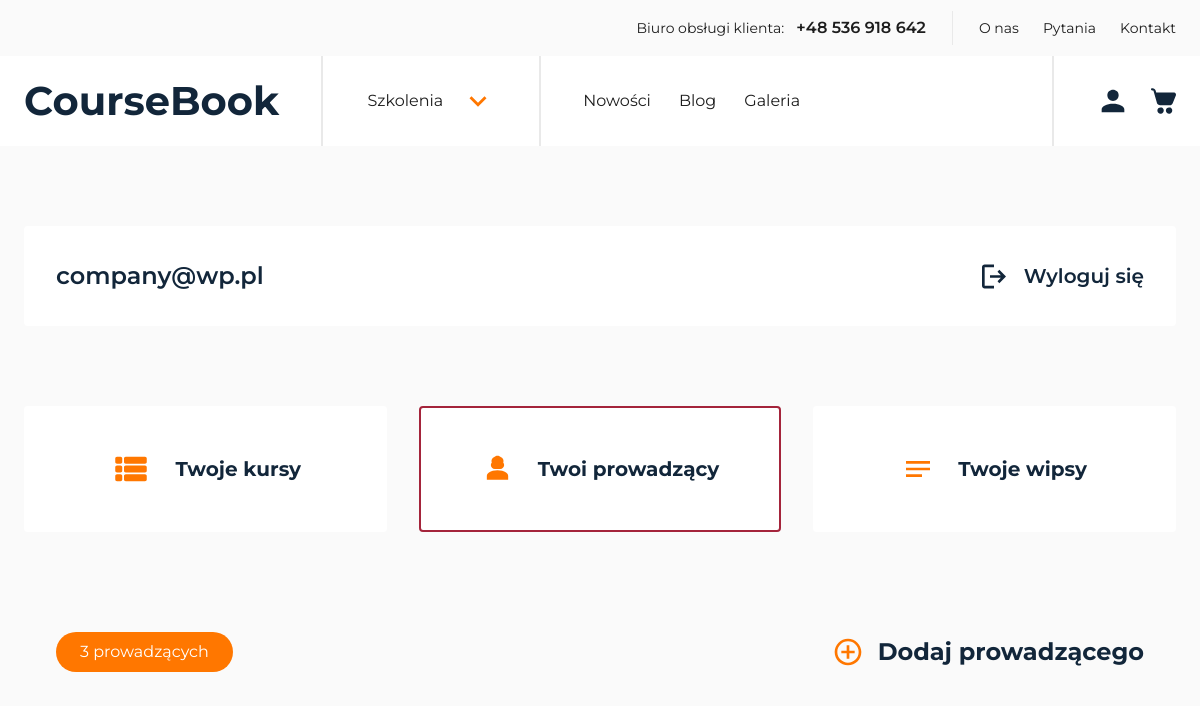
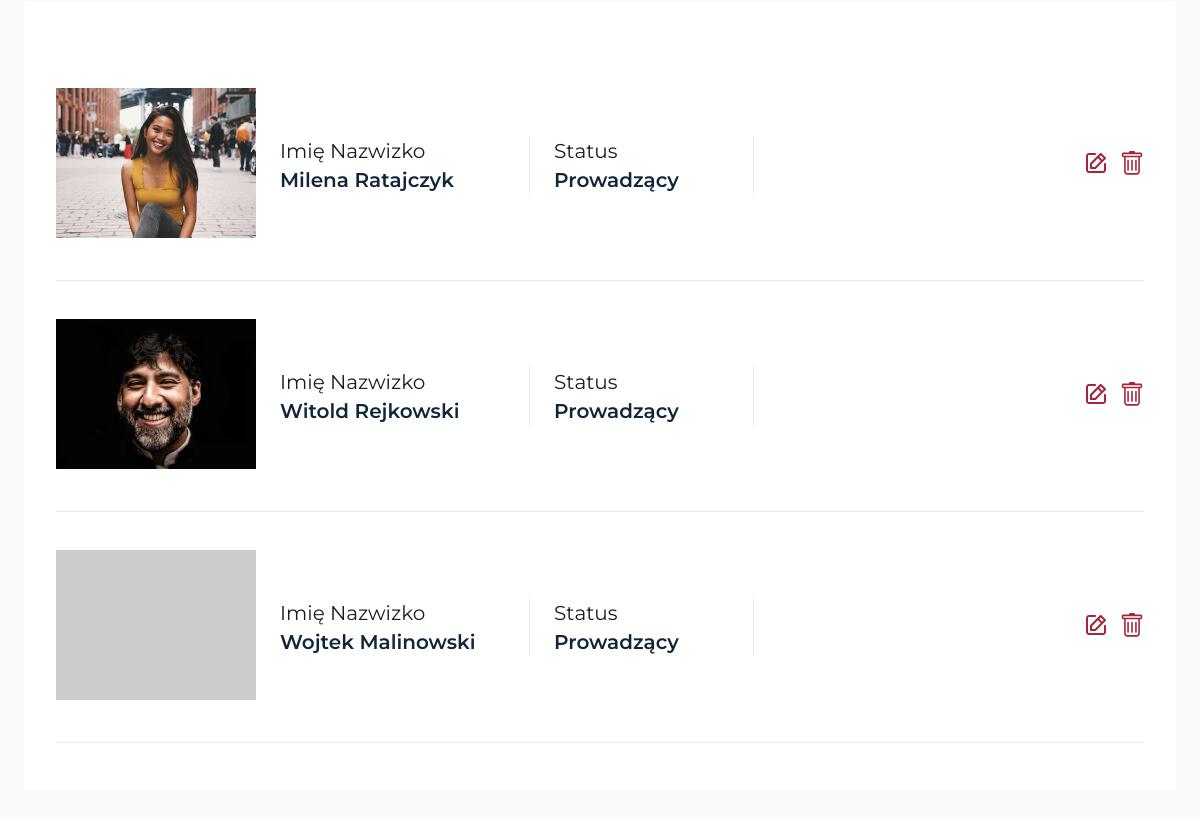
The app's page /account-instructors (signed in), older data (2 pictures, top to bottom).
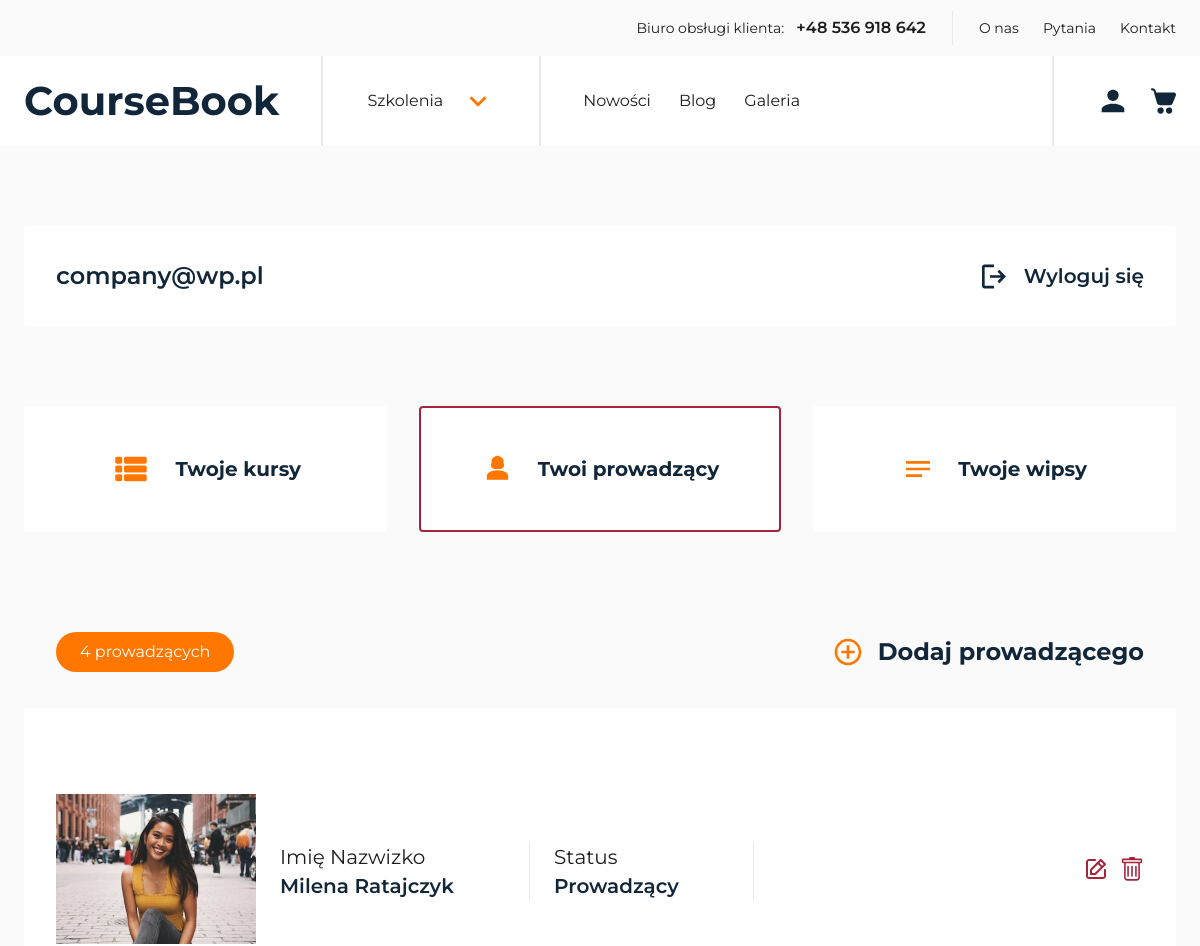
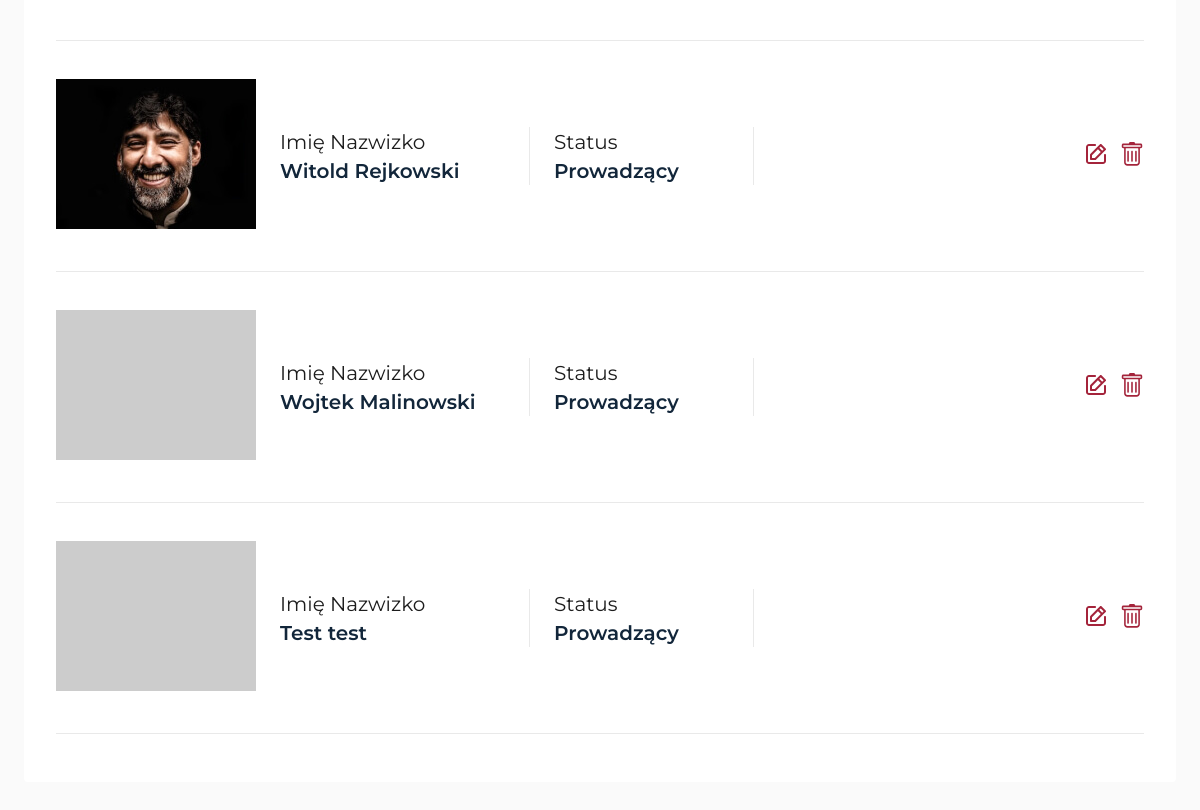
The same page, newer data (2 pictures, top to bottom).
### coursebookapp/models/instructor.py (models this page shows, shortened)
class Instructor(models.Model):
    app_user = models.ForeignKey(
        AppUser, on_delete=models.CASCADE, related_name="instructors_created"
    )
    first_name = models.CharField(max_length=50)
    last_name = models.CharField(max_length=50)
    description = models.TextField()
    photo = models.ImageField(upload_to="instructors/", blank=True)

### coursebookapp/views/account_instructors_view.py (the view, shortened to what this page needs)
@method_decorator(login_required(login_url="login"), name="dispatch")
class AccountInstructorsView(generics.ListCreateAPIView):
    parser_classes = [MultiPartParser]
    serializer_class = InstructorSerializer
    template_name = "pages/account-instructors.html"
    def get(self, request, *args, **kwargs):
        user = request.user
        isMember = check_membership(user)
        instructors = Instructor.objects.filter(app_user=user)
        context = {
            "user": user,
            "isMember": isMember,
            "instructors": instructors,
        }
        return render(request, self.template_name, context)

### coursebookapp/helpers/check_membership.py (called while the page is built)
def check_membership(user):
    if user.is_authenticated:
        app_user = get_object_or_404(AppUser, id=user.id)
        return app_user.is_member(group_name="customer")
    return False

### coursebookapp/models/app_user.py (called while the page is built)
    def is_member(self, group_name):
        return self.groups.filter(name=group_name).exists()

### templates/pages/account-instructors.html (shortened to what this page needs)
{% extends "layout/base.html" %} {% block styles %}
<link rel="stylesheet" href="{% static 'css/global.min.css' %}" />
<link rel="stylesheet" href="{% static 'css/account.min.css' %}" />
{% endblock %} {% block content %}
<section class="user-bar">
  <div class="container">
    <div class="user-bar__inner">
      <div class="user-bar__user">{{user}}</div>
      <a href="{% url 'logout' %}" class="user-bar__logout">
        Wyloguj się
      </a>
    </div>
  </div>
</section>
{% include 'partials/account_panel.html' %} {%if isMember%}
<section class="list">
  <div class="container">
    <div class="list__inner">
      <h1>Brak kursów</h1>
    </div>
  </div>
</section>
{%else%}
<section class="list">
  <div class="container">
    <div class="list__panel">
      <div class="list__panel-counter">
        {% if instructors|length == 1 %}
        <p>{{ instructors|length }} prowadzący</p>
        {% else %}
        <p>{{ instructors|length }} prowadzących</p>
        {% endif %}
      </div>
      <div data-action="instructor" class="list__panel-add jsAccountAdd">
        Dodaj prowadzącego
      </div>
    </div>
    <div class="list__inner">
      {% if instructors %} {% for instructor in instructors %}
      <div class="list__item list__item--instructor">
        <div class="list__item-image">
          {% if instructor.photo %}
          <img
            loading="lazy"
            width="200"
            height="150"
            src="{{instructor.photo}}"
            alt=""
          />
          {% else %}
          <img
            loading="lazy"
            width="200"
            height="150"
            src=" https://placehold.co/200x150?text={{instructor.first_name}}\n{{instructor.last_name}}"
            alt=""
          />
          {% endif %}
        </div>
        <div class="list__item-box">
          <p class="list__box-title">Imię Nazwizko</p>
          <p class="list__box-name">
            {{instructor.first_name}} {{instructor.last_name}}
          </p>
        </div>
        <div class="list__item-box">
          <p class="list__box-title">Status</p>
          <p class="list__box-name">Prowadzący</p>
        </div>
        <div class="list__item-controls">
          <a class="list__item-edit" href="#">
          </a>
          <a class="list__item-edit" href="#">
          </a>
        </div>
      </div>
      {% endfor %} {% endif %}
    </div>
  </div>
</section>
{%endif%} {% endblock %}

Row changes from the older to the newer data that the page shows:
added Instructor: first_name "Test", last_name "test"
Text that changed along with them:
{{ instructors|length }}: "3" → "4"
